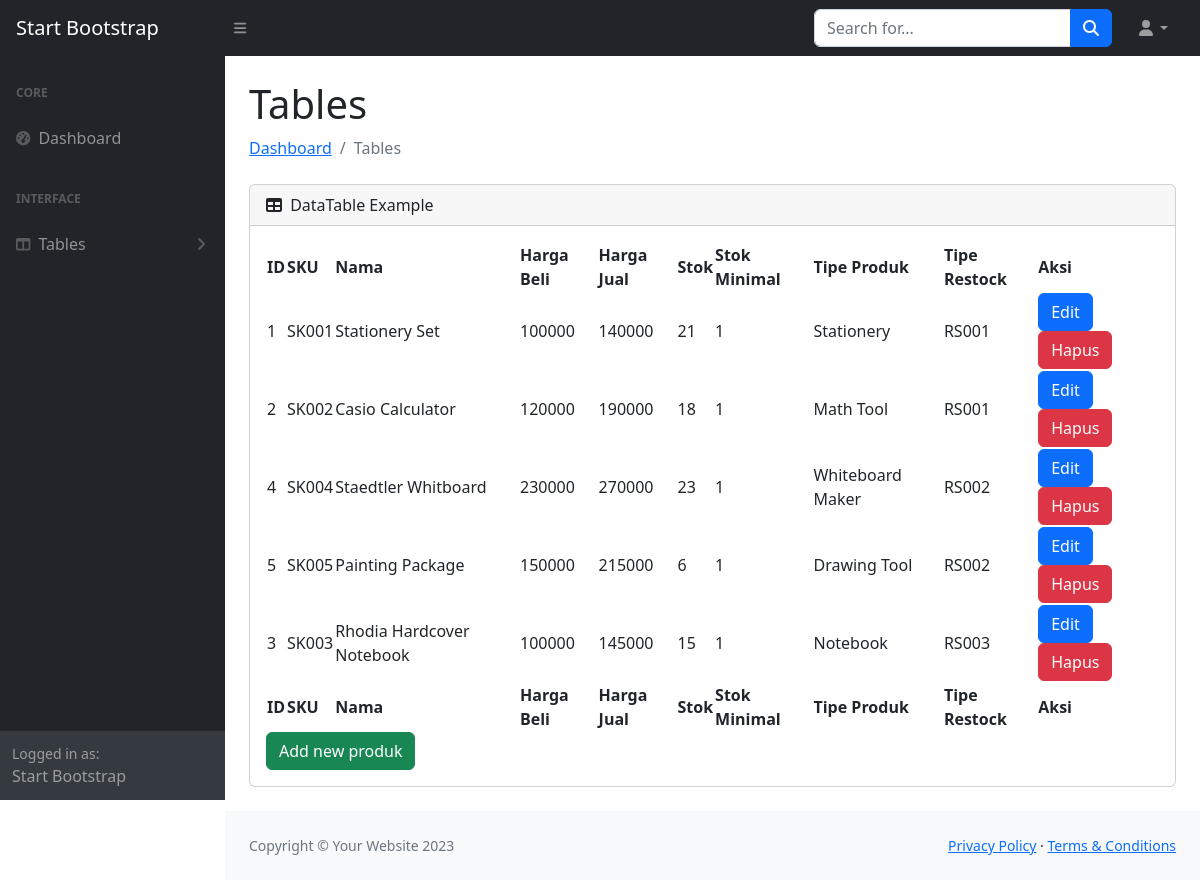
Page /produk/produk.php on the committed database.
### tables this page shows
CREATE TABLE `product` (
  `id` int(11) NOT NULL,
  `sku` varchar(45) DEFAULT NULL,
  `name` varchar(45) DEFAULT NULL,
  `purchase_price` int(11) DEFAULT NULL,
  `sell_price` int(11) DEFAULT NULL,
  `stock` int(11) DEFAULT 0,
  `min_stock` int(11) DEFAULT 0,
  `product_type_id` int(11) NOT NULL,
  `restock_id` int(11) NOT NULL
);

CREATE TABLE `product_type` (
  `id` int(11) NOT NULL,
  `name` varchar(45) DEFAULT NULL
);

CREATE TABLE `restock` (
  `id` int(11) NOT NULL,
  `restock_number` varchar(45) DEFAULT NULL,
  `date` datetime DEFAULT NULL,
  `qty` int(11) DEFAULT NULL,
  `price` int(11) DEFAULT NULL,
  `supplier_id` int(11) NOT NULL
);

### produk/produk.php (the view, shortened to what this page needs)
<?php
include "../koneksi.php";
$sql = "SELECT p.id, p.sku, p.name, p.purchase_price, p.sell_price, p.stock, p.min_stock, t.name AS product_type, r.restock_number AS restock FROM product p
        JOIN product_type t ON p.product_type_id = t.id
        JOIN restock r ON p.restock_id = r.id";
$result = mysqli_query($conn, $sql);
?>
<!DOCTYPE html>
<html lang="en">
<head>
    <link href="https://cdn.jsdelivr.net/npm/simple-datatables@7.1.2/dist/style.min.css" rel="stylesheet" />
    <link href="../css/styles.css" rel="stylesheet" />
</head>
<body class="sb-nav-fixed">
    <nav class="sb-topnav navbar navbar-expand navbar-dark bg-dark">
        <a class="navbar-brand ps-3" href="../dashboard/index.html">Start Bootstrap</a>
        <button class="btn btn-link btn-sm order-1 order-lg-0 me-4 me-lg-0" id="sidebarToggle" href="#!"><i
                class="fas fa-bars"></i></button>
        <form class="d-none d-md-inline-block form-inline ms-auto me-0 me-md-3 my-2 my-md-0">
            <div class="input-group">
                <input class="form-control" type="text" placeholder="Search for..." aria-label="Search for..."
                    aria-describedby="btnNavbarSearch" />
                <button class="btn btn-primary" id="btnNavbarSearch" type="button"><i
                        class="fas fa-search"></i></button>
            </div>
        </form>
        <ul class="navbar-nav ms-auto ms-md-0 me-3 me-lg-4">
            <li class="nav-item dropdown">
                <a class="nav-link dropdown-toggle" id="navbarDropdown" href="#" role="button" data-bs-toggle="dropdown"
                    aria-expanded="false"><i class="fas fa-user fa-fw"></i></a>
            </li>
        </ul>
    </nav>
    <div id="layoutSidenav">
        <div id="layoutSidenav_nav">
            <nav class="sb-sidenav accordion sb-sidenav-dark" id="sidenavAccordion">
                <div class="sb-sidenav-menu">
                    <div class="nav">
                        <div class="sb-sidenav-menu-heading">Core</div>
                        <a class="nav-link" href="../dashboard/index.html">
                            <div class="sb-nav-link-icon"><i class="fas fa-tachometer-alt"></i></div>
                            Dashboard
                        </a>
                        <div class="sb-sidenav-menu-heading">Interface</div>
                        <a class="nav-link collapsed" href="#" data-bs-toggle="collapse"
                            data-bs-target="#collapseLayouts" aria-expanded="false" aria-controls="collapseLayouts">
                            <div class="sb-nav-link-icon"><i class="fas fa-columns"></i></div>
                            Tables
                            <div class="sb-sidenav-collapse-arrow"><i class="fas fa-angle-down"></i></div>
                        </a>
                    </div>
                </div>
                <div class="sb-sidenav-footer">
                    <div class="small">Logged in as:</div>
                    Start Bootstrap
                </div>
            </nav>
        </div>
        <div id="layoutSidenav_content">
            <main>
                <div class="container-fluid px-4">
                    <h1 class="mt-4">Tables</h1>
                    <ol class="breadcrumb mb-4">
                        <li class="breadcrumb-item"><a href="index.html">Dashboard</a></li>
                        <li class="breadcrumb-item active">Tables</li>
                    </ol>
                    <div class="card mb-4">
                        <div class="card-header">
                            <i class="fas fa-table me-1"></i>
                            DataTable Example
                        </div>
                        <div class="card-body">
                            <table id="datatablesSimple">
                                <thead>
                                    <tr>
                                        <th>ID</th>
                                        <th>SKU</th>
                                        <th>Nama</th>
                                        <th>Harga Beli</th>
                                        <th>Harga Jual</th>
                                        <th>Stok</th>
                                        <th>Stok Minimal</th>
                                        <th>Tipe Produk</th>
                                        <th>Tipe Restock</th>
                                        <th>Aksi</th>
                                    </tr>
                                </thead>
                                <tfoot>
                                    <tr>
                                        <th>ID</th>
                                        <th>SKU</th>
                                        <th>Nama</th>
                                        <th>Harga Beli</th>
                                        <th>Harga Jual</th>
                                        <th>Stok</th>
                                        <th>Stok Minimal</th>
                                        <th>Tipe Produk</th>
                                        <th>Tipe Restock</th>
                                        <th>Aksi</th>
                                    </tr>
                                </tfoot>
                                <tbody>
                                    <?php while ($row = mysqli_fetch_assoc($result)): ?>
                                    <tr>
                                        <td><?php echo $row["id"]; ?></td>
                                        <td><?php echo $row["sku"]; ?></td>
                                        <td><?php echo $row["name"]; ?></td>
                                        <td><?php echo $row["purchase_price"]; ?></td>
                                        <td><?php echo $row["sell_price"]; ?></td>
                                        <td><?php echo $row["stock"]; ?></td>
                                        <td><?php echo $row["min_stock"]; ?></td>
                                        <td><?php echo $row["product_type"]; ?></td>
                                        <td><?php echo $row["restock"]; ?></td>
                                        <td>
                                            <a href="edit_produk.php?id=<?php echo $row["id"]; ?>" class="btn btn-primary">Edit</a>
                                            <a href="produk_delete.php?id=<?php echo $row["id"]; ?>"  class="btn btn-danger">Hapus</a>
                                        </td>
                                    </tr>
                                    <?php endwhile; ?>
                                </tbody>
                            </table>
                            <a href="add_produk.php" class="btn btn-success">Add new produk</a>
                        </div>
                    </div>
                </div>
            </main>
            <footer class="py-4 bg-light mt-auto">
                <div class="container-fluid px-4">
                    <div class="d-flex align-items-center justify-content-between small">
                        <div class="text-muted">Copyright &copy; Your Website 2023</div>
                        <div>
                            <a href="#">Privacy Policy</a>
                            &middot;
                            <a href="#">Terms &amp; Conditions</a>
                        </div>
                    </div>
                </div>
            </footer>
        </div>
    </div>
</body>
</html>

### rows in the picture
product: id "1", sku "SK001", name "Stationery Set", purchase_price "100000", sell_price "140000", stock "21", min_stock "1", product_type.name "Stationery", restock.restock_number "RS001"
product: id "2", sku "SK002", name "Casio Calculator", purchase_price "120000", sell_price "190000", stock "18", min_stock "1", product_type.name "Math Tool", restock.restock_number "RS001"
product: id "4", sku "SK004", name "Staedtler Whitboard", purchase_price "230000", sell_price "270000", stock "23", min_stock "1", product_type.name "Whiteboard Maker", restock.restock_number "RS002"
product: id "5", sku "SK005", name "Painting Package", purchase_price "150000", sell_price "215000", stock "6", min_stock "1", product_type.name "Drawing Tool", restock.restock_number "RS002"
product: id "3", sku "SK003", name "Rhodia Hardcover Notebook", purchase_price "100000", sell_price "145000", stock "15", min_stock "1", product_type.name "Notebook", restock.restock_number "RS003"
